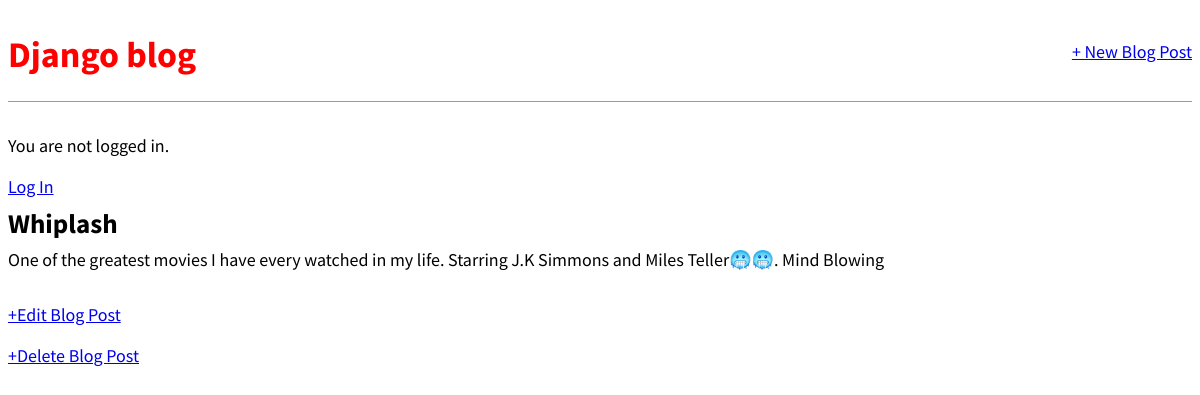
/post/5/, run on the app's committed database.
### blog/models.py (models this page shows, shortened)
class Post(models.Model):
    title = models.CharField(max_length=200)
    author = models.ForeignKey(
        "auth.User",
        on_delete=models.CASCADE
    )
    body = models.TextField()

### blog/views.py (the view)
# urls.py: path("post/<int:pk>/", BlogDetailView.as_view(), name="post_detail"),
class BlogDetailView(DetailView):
    model = Post
    template_name = "post_detail.html"

### templates/post_detail.html
{% extends "base.html" %}
{% block content %}
    <div class="post-entry">
        <h2>{{ post.title }}</h2>
        <p>{{ post.body }}</p>
    </div>
    <p><a href="{% url 'post_edit' post.pk %}">+Edit Blog Post</a></p>
    <p><a href="{% url 'post_delete' post.pk %}">+Delete Blog Post</a></p>
{% endblock content %}

### static/css/base.css (style rules this page uses)
body { font-family: "Source Sans Pro", sans-serif; font-size: 18px }
.post-entry { margin-bottom: 2rem; }
.post-entry h2 { margin: 0.5rem 0; }
.post-entry p { margin: 0; font-weight: 400; }

### data on the page
Post: title "Whiplash", body "One of the greatest movies I have every watched in my life. Starring J.K Simmons and Miles Teller🥶🥶. Mind Blowing"
